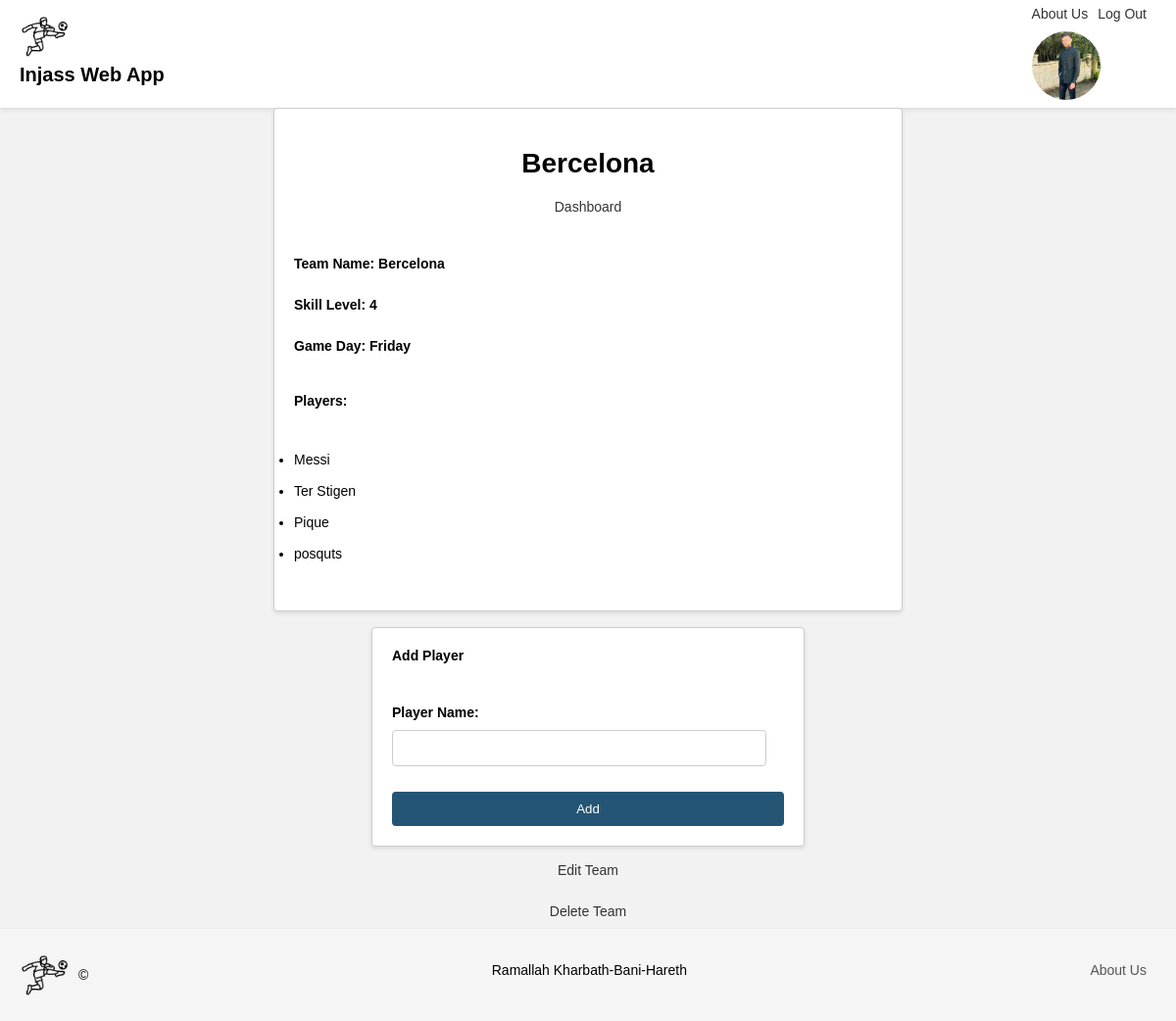
Page /teamDetail.php?id=2 (signed in) on the committed database.
### tables this page shows
CREATE TABLE `team` (
  `team_id` int(11) NOT NULL,
  `user_id` int(11) NOT NULL,
  `team_name` varchar(250) NOT NULL,
  `skill_level` int(11) NOT NULL,
  `gameday` varchar(250) NOT NULL
);

CREATE TABLE `player` (
  `player_id` int(11) NOT NULL,
  `player_name` varchar(250) NOT NULL,
  `team_id` int(11) NOT NULL
);

### teamDetail.php (the view, shortened to what this page needs)
<!DOCTYPE html>
<html lang="en">
<head>
    <link rel="stylesheet" href="teamDetail.css">
</head>
<body>
    <header>
        <div class="header-left">
        <img src="imges/soccer-player.png" alt="App Logo" class="logo">
        <label class="header-text"><strong>Injass Web App</strong></label>
        </div>
        <div class="header-right">
        <nav class="nav-links">
            <a href="about.html" class="nav-link">About Us</a>
            <a href="logout.php" class="nav-link">Log Out</a>
        </nav>
        <img src="imges/me.jpg" alt="Photo" class="photo">
        </div>
    </header>
    <?php
    include "db.inc";
    $teamID = $_GET['id'];
    $query = "SELECT * FROM `team` WHERE team_id = :teamID;";
    $stmt = $pdo->prepare($query);
    $stmt->bindParam(':teamID', $teamID);
    $stmt->execute();
    $result = $stmt->fetch(PDO::FETCH_ASSOC);
    if ($result) {
        echo "<div class=details>";
        echo "<h1>" . $result['team_name'] . "</h1>";
        echo '<a href="dashboard.php">Dashboard</a>';
        echo "<br>";
        echo "<br>";
        echo "<label>Team Name: " . $result['team_name'] . "</label><br>";
        echo "<label>Skill Level: " . $result['skill_level'] . "</label><br>";
        echo "<label>Game Day: " . $result['gameday'] . "</label><br>";
        echo "<p><strong>Players: </strong></p>";
        echo "<br>";
        $query2 = "SELECT * FROM `player` WHERE team_id = :teamID;";
        $stmt2 = $pdo->prepare($query2);
        $stmt2->bindParam(':teamID', $teamID);
        $stmt2->execute();
        $result2 = $stmt2->fetchAll(PDO::FETCH_ASSOC);
        echo "<ul>";
        if ($result2) {
            foreach ($result2 as $player) {
                echo "<li>" . $player['player_name'] . "</li><br>";
            }
        } else {
            echo "<label class='errorP'>No players found.</label>";
        }
        echo "</ul>";
        echo "</div>";
        echo "<br>";
    } else {
        echo "<label class='errorT'>Team not found.</label>";
    }
    ?>
    <?php
    if ($result && isset($_SESSION['id']) && $result['user_id'] == $_SESSION['id']) {
        ?>
        <?php
        $query3 = "SELECT COUNT(*) FROM `player` WHERE team_id = :teamID;";
        $stmt3 = $pdo->prepare($query3);
        $stmt3->bindParam(':teamID', $teamID);
        $stmt3->execute();
        $playerCount = $stmt3->fetchColumn();
        if ($playerCount >= 9) {
            echo "<p class='full'>The Team is full, you cannot add more players</p>";
        } else {
            ?>
            <div class="addPlayer">
            <label>Add Player</label> <br> <br>
            <form action="" method="post">
                <label>Player Name: </label>
                <input type="text" name="playerName" required>
                <br>
                <br>
                <input type="submit" name="submit" value="Add">
            </form>
            </div>
            <?php
        }
        ?>
    <?php
    }
    ?>
    <?php
    if ($result && isset($_SESSION['id']) && $result['user_id'] == $_SESSION['id']) {
    ?>
    <br>
    <a href="editTeam.php?teamID=<?php echo $teamID;?>">Edit Team</a>
    <br>
    <a href="deleteTeam.php?teamID=<?php echo $teamID;?>">Delete Team</a>
    <?php
    }
    ?>
    <footer>
    <div class="logoDiv">
        <img src="imges/soccer-player.png" class="logo" alt="Logo">
        <p>&copy;</p>
    </div>
    <div class="address">
        <p>Ramallah Kharbath-Bani-Hareth</p>
    </div>
    <div class="links">
        <a href="about.html">About Us</a>
    </div>
    </footer>
</body>
</html>

### teamDetail.css (style rules this page uses)
body { margin: 0; padding: 0; font-family: Arial, sans-serif; background-color: #f2f2f2; font-size: 14px; }
header { background-color: #fff; padding: 20px; display: flex; align-items: center; justify-content: space-between; height: 70px; box-shadow: 0 2px 4px rgba(0, 0, 0, 0.1); }
.logo { width: 50px; height: 50px; margin-right: 10px; }
.header-text { font-size: 20px; margin-right: 20px; }
.nav-links { display: flex; }
.nav-link { text-decoration: none; color: #333; margin-right: 10px; }
.photo { max-width: 70px; height: auto; border-radius: 50%; }
body, h1, form { margin: 0; padding: 0; }
h1 { text-align: center; margin: 20px 0; }
a { display: block; text-align: center; margin-bottom: 10px; text-decoration: none; color: #333333; }
ul { padding: 0; }
label { display: block; margin-bottom: 10px; font-weight: bold; }
input[type="text"] { width: 90%; padding: 10px; margin-bottom: 10px; border: 1px solid #cccccc; border-radius: 4px; }
input[type="submit"] { width: 100%; padding: 10px; background-color: #255575; color: #ffffff; border: none; border-radius: 4px; cursor: pointer; }
.details { max-width: 600px; margin: 0 auto; padding: 20px; background-color: #ffffff; border: 1px solid #cccccc; border-radius: 4px; box-shadow: 0 2px 4px rgba(0, 0, 0, 0.1); }
.addPlayer { max-width: 400px; margin: 0 auto; padding: 20px; background-color: #ffffff; border: 1px solid #cccccc; border-radius: 4px; box-shadow: 0 2px 4px rgba(0, 0, 0, 0.1); }
footer { background-color: #f5f5f5; padding: 20px; display: flex; align-items: center; justify-content: space-between; box-shadow: 0 2px 4px rgba(0, 0, 0, 0.1); }
.address { margin-bottom: 10px; }
.links a { color: #555; text-decoration: none; margin-right: 10px; }
.logoDiv { display: flex; align-items: center; justify-content: space-between; }

### rows in the picture
team: team_name "Bercelona", skill_level "4", gameday "Friday"
player: player_name "Messi"
player: player_name "Ter Stigen"
player: player_name "Pique"
player: player_name "posquts"
